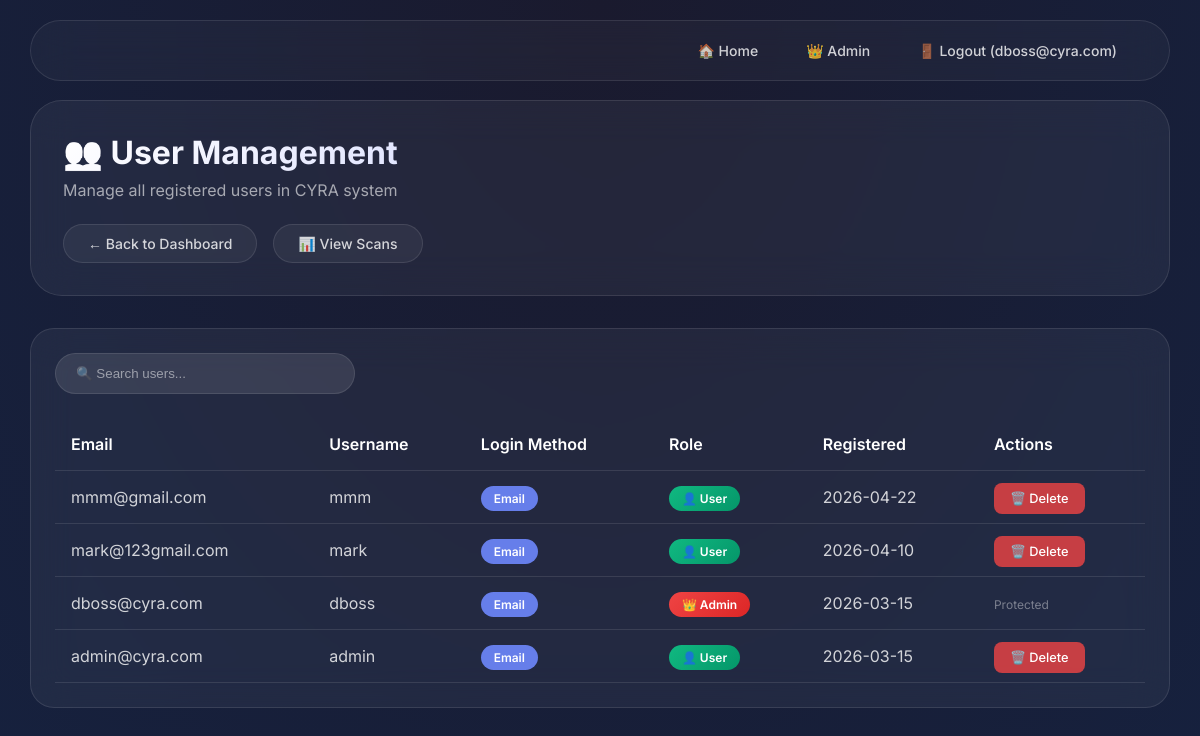
Page /admin/users (signed in) on the committed database.
### tables this page shows
CREATE TABLE users (
                id INTEGER PRIMARY KEY AUTOINCREMENT,
                email TEXT UNIQUE NOT NULL,
                username TEXT UNIQUE,
                password TEXT,
                name TEXT,
                login_method TEXT NOT NULL,
                created_at TIMESTAMP DEFAULT CURRENT_TIMESTAMP,
                is_admin BOOLEAN DEFAULT 0
            );

### app.py (the view)
@app.route('/admin/users')
@admin_required
def admin_users():
    with get_db() as db:
        users_raw = db.execute('SELECT * FROM users ORDER BY created_at DESC').fetchall()
        users = [dict(user) for user in users_raw]
    return render_template('admin_users.html', users=users, is_new_user=is_new_user)

### app.py (called while the page is built)
def get_db():
    db = sqlite3.connect(DATABASE)
    db.row_factory = sqlite3.Row
    return db

def get_user_by_email(email):
    with get_db() as db:
        user = db.execute('SELECT * FROM users WHERE email = ?', (email,)).fetchone()
        return dict(user) if user else None

def admin_required(f):
    @wraps(f)
    def decorated_function(*args, **kwargs):
        user_email = session.get('user')
        if not user_email:
            flash('Please login first!', 'error')
            return redirect(url_for('login'))
        user = get_user_by_email(user_email)
        if not user or not user.get('is_admin'):
            flash('Admin access required!', 'error')
            return redirect(url_for('home'))
        return f(*args, **kwargs)
    return decorated_function

### templates/admin_users.html (shortened to what this page needs)
<!DOCTYPE html>
<html lang="en">
<head>
</head>
<body>
    <nav>
        <div class="nav-container">
            <a href="{{ url_for('home') }}">🏠 Home</a>
            <a href="{{ url_for('admin_dashboard') }}">👑 Admin</a>
            <a href="{{ url_for('logout') }}">🚪 Logout ({{ session.user }})</a>
        </div>
    </nav>
    <div class="admin-container">
        <div class="admin-header">
            <h1>👥 User Management</h1>
            <p>Manage all registered users in CYRA system</p>
            <div class="admin-nav">
                <a href="{{ url_for('admin_dashboard') }}">← Back to Dashboard</a>
                <a href="{{ url_for('admin_scans') }}">📊 View Scans</a>
            </div>
        </div>
        <div class="user-table-container">
            <input type="text" class="search-box" placeholder="🔍 Search users..." id="searchUsers">
            <table class="user-table">
                <thead>
                    <tr>
                        <th>Email</th>
                        <th>Username</th>
                        <th>Login Method</th>
                        <th>Role</th>
                        <th>Registered</th>
                        <th>Actions</th>
                    </tr>
                </thead>
                <tbody id="userTableBody">
                    {% for user in users %}
                    <tr class="user-row">
                        <td>{{ user.email }}</td>
                        <td>{{ user.username or '-' }}</td>
                        <td>
                            <span class="badge badge-{{ user.login_method }}">
                                {{ user.login_method|title }}
                            </span>
                        </td>
                        <td>
                            {% if user.is_admin %}
                            <span class="badge badge-admin">👑 Admin</span>
                            {% else %}
                            <span class="badge badge-user">👤 User</span>
                            {% endif %}
                        </td>
                        <td>{{ user.created_at[:10] if user.created_at else 'N/A' }}</td>
                        <td>
                            {% if not user.is_admin %}
                            <a href="{{ url_for('admin_delete_user', email=user.email) }}"
                               class="btn btn-danger"
                               onclick="return confirm('Delete {{ user.email }}?')">
                                🗑️ Delete
                            </a>
                            {% else %}
                            <span style="color: rgba(255,255,255,0.4); font-size: 12px;">Protected</span>
                            {% endif %}
                        </td>
                    </tr>
                    {% endfor %}
                </tbody>
            </table>
        </div>
    </div>
</body>
</html>

### templates/admin_users.html (style rules this page uses)
* { margin: 0; padding: 0; box-sizing: border-box; }
body { font-family: 'Inter', sans-serif; background: radial-gradient(ellipse at top, #1a1a2e, #16213e); min-height: 100vh; }
nav { position: fixed; top: 20px; right: 30px; left: 30px; background: rgba(255, 255, 255, 0.03); backdrop-filter: blur(20px); border: 1px solid rgba(255, 255, 255, 0.1); border-radius: 80px; padding: 0.8rem 2rem; z-index: 1000; }
.nav-container { max-width: 1400px; margin: 0 auto; display: flex; justify-content: flex-end; align-items: center; gap: 0.5rem; }
.nav-container a { color: rgba(255, 255, 255, 0.8); text-decoration: none; padding: 8px 20px; border-radius: 40px; transition: all 0.3s ease; font-weight: 500; font-size: 14px; }
.admin-container { max-width: 1400px; margin: 0 auto; padding: 100px 30px 40px; }
.admin-header { background: rgba(255, 255, 255, 0.05); backdrop-filter: blur(20px); border: 1px solid rgba(255, 255, 255, 0.1); border-radius: 32px; padding: 2rem; margin-bottom: 2rem; }
.admin-header h1 { font-size: 2rem; font-weight: 700; background: linear-gradient(135deg, #fff 0%, #a8b2ff 100%); -webkit-background-clip: text; -webkit-text-fill-color: transparent; margin-bottom: 0.5rem; }
.admin-header p { color: rgba(255, 255, 255, 0.6); margin-bottom: 1.5rem; }
.admin-nav { display: flex; gap: 1rem; flex-wrap: wrap; }
.admin-nav a { background: rgba(255, 255, 255, 0.05); color: rgba(255, 255, 255, 0.8); padding: 10px 24px; border-radius: 40px; text-decoration: none; font-weight: 500; font-size: 14px; transition: all 0.3s ease; border: 1px solid rgba(255, 255, 255, 0.1); }
.user-table-container { background: rgba(255, 255, 255, 0.05); backdrop-filter: blur(20px); border: 1px solid rgba(255, 255, 255, 0.1); border-radius: 24px; padding: 1.5rem; }
.search-box { width: 300px; padding: 12px 20px; background: rgba(255, 255, 255, 0.1); border: 1px solid rgba(255, 255, 255, 0.1); border-radius: 40px; color: white; margin-bottom: 1.5rem; }
.search-box::placeholder { color: rgba(255, 255, 255, 0.5); }
.user-table { width: 100%; border-collapse: collapse; }
.user-table th, .user-table td { padding: 1rem; text-align: left; border-bottom: 1px solid rgba(255, 255, 255, 0.1); color: rgba(255, 255, 255, 0.8); }
.user-table th { color: white; font-weight: 600; }
.badge { padding: 0.3rem 0.8rem; border-radius: 20px; font-size: 0.75rem; font-weight: 600; }
.badge-admin { background: linear-gradient(135deg, #ef4444, #dc2626); color: white; }
.badge-user { background: linear-gradient(135deg, #10b981, #059669); color: white; }
.badge-email { background: #667eea; color: white; }
.btn { padding: 0.5rem 1rem; border: none; border-radius: 8px; font-weight: 500; cursor: pointer; transition: all 0.3s ease; text-decoration: none; font-size: 0.8rem; }
.btn-danger { background: rgba(239, 68, 68, 0.8); color: white; }

### rows in the picture
users: user "dboss@cyra.com", email "dboss@cyra.com", username "dboss", login_method "Email", is_admin "👑 Admin", created_at "2026-03-15"
users: email "mmm@gmail.com", username "mmm", login_method "Email", is_admin "👤 User", created_at "2026-04-22"
users: email "mark@123gmail.com", username "mark", login_method "Email", is_admin "👤 User", created_at "2026-04-10"
users: email "admin@cyra.com", username "admin", login_method "Email", is_admin "👤 User", created_at "2026-03-15"
